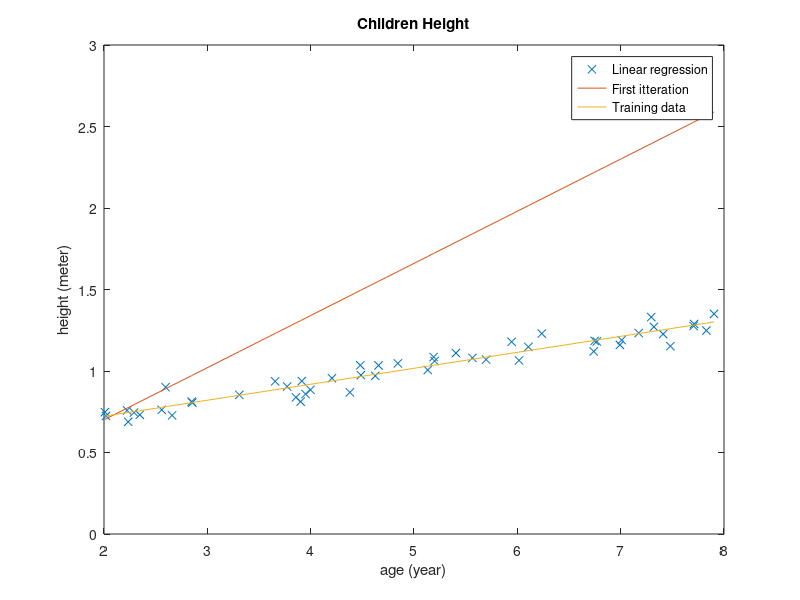

Recreate this plot in MATLAB.
clc;clear;close all;
%% Fetch the generated data
age =load('Ages.dat'); % random sorted ages between 2 and 8
height =load('Heights.dat'); % random heights between 0.7 m and 1.3 m
n = size(age,1);
plot(age,height,'x')
title('Children Height')
xlabel('age (year)') 
ylabel('height (meter)')
hold on
%% Make an Intercept points ()
IP = ones(n,1); % otherwhise you force the line to run trough the origin
age = [IP age];
%% Implement Gradient Descent
alfa = 0.06; % Learning rate adjust with different data sets
alltheta = [0,0];
h = age*alltheta(1,:)';
alltheta(2,1) = alltheta(1,1) - alfa/n*sum((h-height).*age(:,1));
alltheta(2,2) = alltheta(1,2) - alfa/n*sum((h-height).*age(:,2));
plot(age(:,2), age*alltheta(2,:)', '-')
%% Iterate to get a better theta
maxir = 1500;
% start from the third itteration, you already have it 1 
for it = 2:maxir+2
    alltheta(it,1) = alltheta(it-1,1) - alfa/n*sum((h-height).*age(:,1));
    alltheta(it,2) = alltheta(it-1,2) - alfa/n*sum((h-height).*age(:,2));
    h = age*alltheta(it,:)';
    if((abs(alltheta(it-1,1)-alltheta(it,1)) < 0.0000001) && ...
        (abs(alltheta(it-1,2)-alltheta(it,2))) < 0.0000001)
        break;
    end
    %plot(age(:,2), age*alltheta(it,:)', '-')% To see gradual progress 
end
it
theta = alltheta(it,:)
plot(age(:,2), age*theta', '-')
legend( 'Linear regression','First itteration','Training data')
ylim([0,3])

%% Predictions for a 3,5 y/o and a 7y/o
child3y50 = 3.5 * theta(2) + theta(1)
child7y00 = 7 * theta(2) + theta(1)